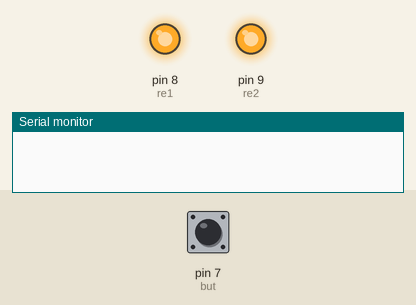
This sketch was run on a simulated Arduino Uno, built with avr-gcc and run on an emulated ATmega328P. Parts: output pins drawn as LEDs (lit = HIGH), the last lines printed to the serial monitor. The inputs (shaded band) are chosen by the test bench; at power-on: pin 7 (but) HIGH.

Above: at 1.2 s.
1.3 s: pin 7 (but) pulled LOW for 0.15 s
At 2.5 s:
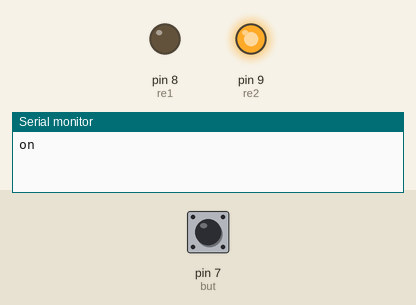
2.9 s: pin 7 (but) pulled LOW for 1 s
At 3.7 s:
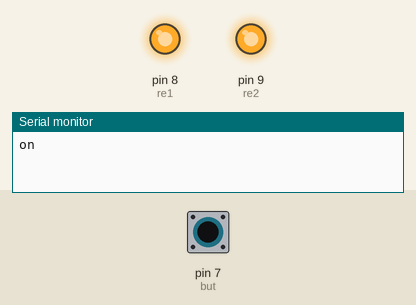
5.4 s: pin 7 (but) pulled LOW for 0.15 s
At 6.6 s:
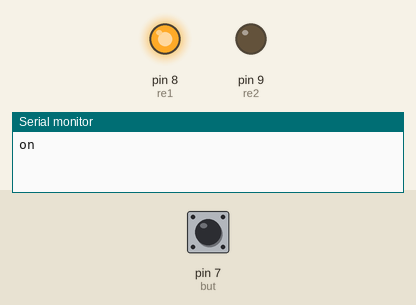
7.0 s: pin 7 (but) pulled LOW for 3.2 s
At 8.0 s:
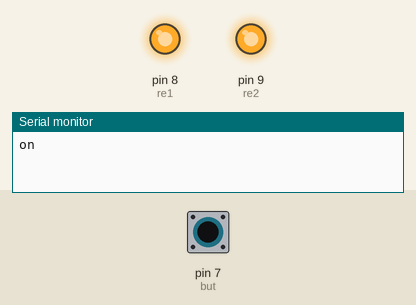
Timing chart, 0 to 10.0 s (numbered marks = the images above; inputs shaded):
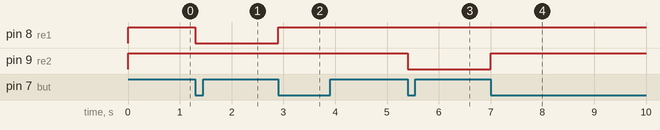

Measured:
- after the input at 1.3 s, pin 8 (re1): HIGH → LOW at once
- after the input at 2.9 s, pin 8 (re1): LOW → HIGH at once
- after the input at 5.4 s, pin 9 (re2): HIGH → LOW at once
- after the input at 7.0 s, pin 9 (re2): LOW → HIGH at once

The sketch:

rele.ino
```cpp
int but = 7;
int re1 = 8;
int re2 = 9;
void setup() {
  pinMode(but, INPUT_PULLUP);
  pinMode(re1, OUTPUT);
  pinMode(re2, OUTPUT);
  Serial.begin(9600);
  digitalWrite(re1, HIGH);
  digitalWrite(re2,HIGH);
}
int estado = 0;
void loop() {
  if (digitalRead(but) == 0 && estado == 0) {
    digitalWrite(re1, LOW);
    digitalWrite(re2, HIGH);
    delay(200);
    Serial.println("on");
    estado = 1;
  }
  if (digitalRead(but) == 1 && estado == 1) {
    estado = 2;
  }
  if (digitalRead(but) == 0 && estado == 2) {
    digitalWrite(re1, HIGH);
    digitalWrite(re2, HIGH);
    delay(200);
    estado = 3;
  }
  if (digitalRead(but) == 1 && estado == 3) {
    estado = 4;
  }
  if (digitalRead(but) == 0 && estado == 4) {
    digitalWrite(re1, HIGH);
    digitalWrite(re2, LOW);
    delay(200);
    estado = 5;
  }
  if (digitalRead(but) == 1 && estado == 5) {
    estado = 6;
  }
  if (digitalRead(but) == 0 && estado == 6) {
    digitalWrite(re1, HIGH);
    digitalWrite(re2, HIGH);
    delay(200);
    estado = 7;
  }
  if (digitalRead(but) == 1 && estado == 7) {
    estado = 0;
  }
}
```
